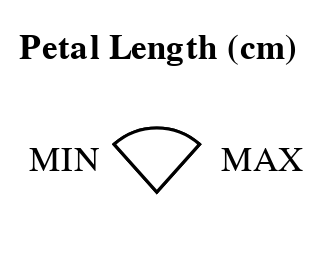

Specify this chart in Vega-Lite:
### Vega specification from a JSON file in a GitHub repository (floating-point values rounded to 4 significant figures)
{"$schema": "https://vega.github.io/schema/vega/v5.json", "description": "A basic range slider example.", "padding": 5, "data": [{"name": "irisData"}], "signals": [{"name": "minL", "value": 0}, {"name": "maxR", "update": "width"}, {"name": "deltaL", "value": 0}, {"name": "deltaR", "update": "width"}, {"name": "drag", "value": {"dx": 0, "count": 0, "start": 0, "startValues": [0, 0], "limitL": false, "limitR": false}}, {"name": "hover", "on": [{"events": "rect:mouseover, arc:mouseover", "encode": "select"}]}, {"name": "hoverOut", "on": [{"events": "rect:mouseout, arc:mouseout", "encode": "release"}]}, {"name": "arcUpdate", "on": [{"events": "arc:mousedown", "encode": "selectArc"}]}, {"name": "arcUpdateRelease", "on": [{"events": "arc:mouseup", "encode": "deselectArc"}]}], "scales": [{"name": "x", "domain": {"data": "irisData", "field": "petalLength"}, "range": {"signal": "[0, width]"}}], "axes": [{"scale": "x", "orient": "bottom", "offset": {"signal": "-40"}, "encode": {"ticks": {"enter": {"stroke": {"value": "black"}, "strokeWidth": {"value": 1.5}}}}, "title": "Petal Length (cm)"}], "marks": [{"type": "group", "name": "rectGroup", "signals": [{"name": "deltaL", "push": "outer", "on": [{"events": "rect:dblclick", "update": "(abs(x()-deltaR)>=abs(x()-deltaL)) ? x() : deltaL"}, {"events": [{"source": "view", "type": "mousemove", "consume": true, "between": [{"source": "scope", "type": "mousedown"}, {"source": "view", "type": "mouseup"}]}, {"type": "touchmove", "consume": true, "filter": "event.touches.length === 1"}], "update": "drag.limitL || drag.limitR ? deltaL : drag.dx + drag.startValues[0]"}]}, {"name": "deltaR", "push": "outer", "on": [{"events": "rect:dblclick", "update": "(abs(x()-deltaL)>=abs(x()-deltaR)) ? x() : deltaR"}, {"events": [{"source": "view", "type": "mousemove", "consume": true, "between": [{"source": "scope", "type": "mousedown"}, {"source": "view", "type": "mouseup"}]}, {"type": "touchmove", "consume": true, "filter": "event.touches.length === 1"}], "update": "drag.limitL || drag.limitR ? deltaR : drag.dx + drag.startValues[1]"}]}, {"name": "drag", "push": "outer", "on": [{"events": [{"source": "view", "type": "mousemove", "consume": true, "between": [{"source": "scope", "type": "mousedown"}, {"source": "view", "type": "mouseup"}]}, {"type": "touchmove", "consume": true, "filter": "event.touches.length === 1"}], "update": "{count: drag.count+1, dx: drag.count == 0 ? 0 : x() - drag.start, start: drag.count == 0 ? x() : drag.start, startValues: drag.count == 0 ? [deltaL, deltaR] : drag.startValues, limitL: drag.dx!=0 ? drag.dx + drag.startValues[0] < minL || drag.dx + drag.startValues[1] < minL : false, limitR: drag.dx!=0 ? drag.dx + drag.startValues[0] > maxR || drag.dx + drag.startValues[1] > maxR : false }"}, {"events": "view:mouseup", "update": "{count: 0, dx: 0, start: 0, startValues: [deltaL, deltaR], limitL: false, limitR: false}"}, {"events": "rect:dblclick", "update": "{count: 0, dx: 0, start: 0, startValues: [deltaL, deltaR], limitL: false, limitR: false}"}]}], "marks": [{"type": "rect", "name": "line", "encode": {"enter": {"fill": {"value": "transparent"}, "stroke": {"value": "black"}}, "update": {"x": {"signal": "minL"}, "x2": {"signal": "maxR"}, "height": {"value": 10}, "opacity": {"value": 1}, "fillOpacity": {"value": 1}, "strokeOpacity": {"value": 1}}, "select": {"fill": {"value": "red"}, "fillOpacity": {"value": 0.5}}, "release": {"fill": {"value": "white"}, "fillOpacity": {"value": 1}}}}, {"type": "rect", "name": "selectedLine", "encode": {"enter": {"fill": {"value": "steelblue"}, "stroke": {"value": "black"}}, "update": {"fill": {"signal": "drag.count > 0 ? 'red' : 'steelblue'"}, "x": {"signal": "deltaL>=minL ? (deltaL<=maxR ? deltaL : maxR) : minL"}, "x2": {"signal": "deltaR>=minL ? (deltaR<=maxR ? deltaR : maxR) : minL"}, "height": {"value": 10}, "strokeOpacity": {"value": 1}}, "select": {"fillOpacity": {"value": 0.5}}, "release": {"fillOpacity": {"value": 1}}}}]}, {"type": "group", "name": "rangeL", "signals": [{"name": "deltaL", "push": "outer", "on": [{"events": [{"source": "view", "type": "mousemove", "consume": true, "between": [{"source": "scope", "type": "mousedown"}, {"source": "view", "type": "mouseup"}]}, {"type": "touchmove", "consume": true, "filter": "event.touches.length === 1"}], "update": "(x()<=maxR && x()>=minL) ? x() : deltaL "}]}], "marks": [{"type": "arc", "name": "leftArc", "encode": {"enter": {"fill": {"value": "white"}, "stroke": {"value": "black"}}, "update": {"x": {"signal": "deltaL>=minL ? (deltaL<=maxR ? deltaL : maxR) : minL"}, "y": {"value": 15}, "startAngle": {"value": -0.73}, "endAngle": {"value": 0.73}, "outerRadius": {"value": 20}, "opacity": {"value": 1}}, "select": {"fillOpacity": {"value": 0.5}}, "release": {"fillOpacity": {"value": 1}}, "selectArc": {"fill": {"value": "red"}}, "deselectArc": {"fill": {"value": "white"}}}}, {"type": "text", "encode": {"enter": {"fill": {"value": "#000"}}, "update": {"text": {"signal": "deltaL>=minL ? (deltaL<=maxR ? round(invert('x', deltaL)) : round(invert('x', maxR))) : round(invert('x', minL))"}, "opacity": {"value": 1}, "x": {"signal": "deltaL>=minL ? (deltaL<=maxR ? deltaL - 5 : maxR -5) : minL -5"}, "y": {"signal": "30"}, "fillOpacity": {"value": 0}}}}]}, {"type": "group", "name": "rangeR", "signals": [{"name": "deltaR", "push": "outer", "on": [{"events": [{"source": "view", "type": "mousemove", "consume": true, "between": [{"source": "scope", "type": "mousedown"}, {"source": "view", "type": "mouseup"}]}, {"type": "touchmove", "consume": true, "filter": "event.touches.length === 1"}], "update": "(x()<=maxR && x()>=minL) ? x() : deltaR "}]}], "marks": [{"type": "arc", "name": "rightArc", "encode": {"enter": {"fill": {"value": "white"}, "stroke": {"value": "black"}}, "update": {"x": {"signal": "deltaR>=minL ? (deltaR<=maxR ? deltaR : maxR) : minL"}, "y": {"value": 15}, "startAngle": {"value": -0.73}, "endAngle": {"value": 0.73}, "outerRadius": {"value": 20}, "opacity": {"value": 1}}, "select": {"fillOpacity": {"value": 0.5}}, "selectArc": {"fill": {"value": "red"}}, "deselectArc": {"fill": {"value": "white"}}, "release": {"fillOpacity": {"value": 1}}}}, {"type": "text", "encode": {"enter": {"fill": {"value": "#000"}}, "update": {"text": {"signal": "deltaR>=minL ? (deltaR<=maxR ? round(invert('x', deltaR)) : round(invert('x', maxR))) : round(invert('x', minL))"}, "opacity": {"value": 1}, "x": {"signal": "deltaR>=minL ? (deltaR<=maxR ? deltaR - 5 : maxR -5) : minL -5"}, "y": {"signal": "25"}, "fillOpacity": {"value": 0}}}}]}, {"type": "text", "encode": {"enter": {"fill": {"value": "#000"}}, "update": {"text": {"value": "MAX"}, "opacity": {"value": 1}, "x": {"signal": "maxR + 20"}, "y": {"value": 8.5}}}}, {"type": "text", "encode": {"enter": {"fill": {"value": "#000"}}, "update": {"text": {"value": "MIN"}, "opacity": {"value": 1}, "x": {"signal": "minL - 40"}, "y": {"value": 8.5}}}}]}
